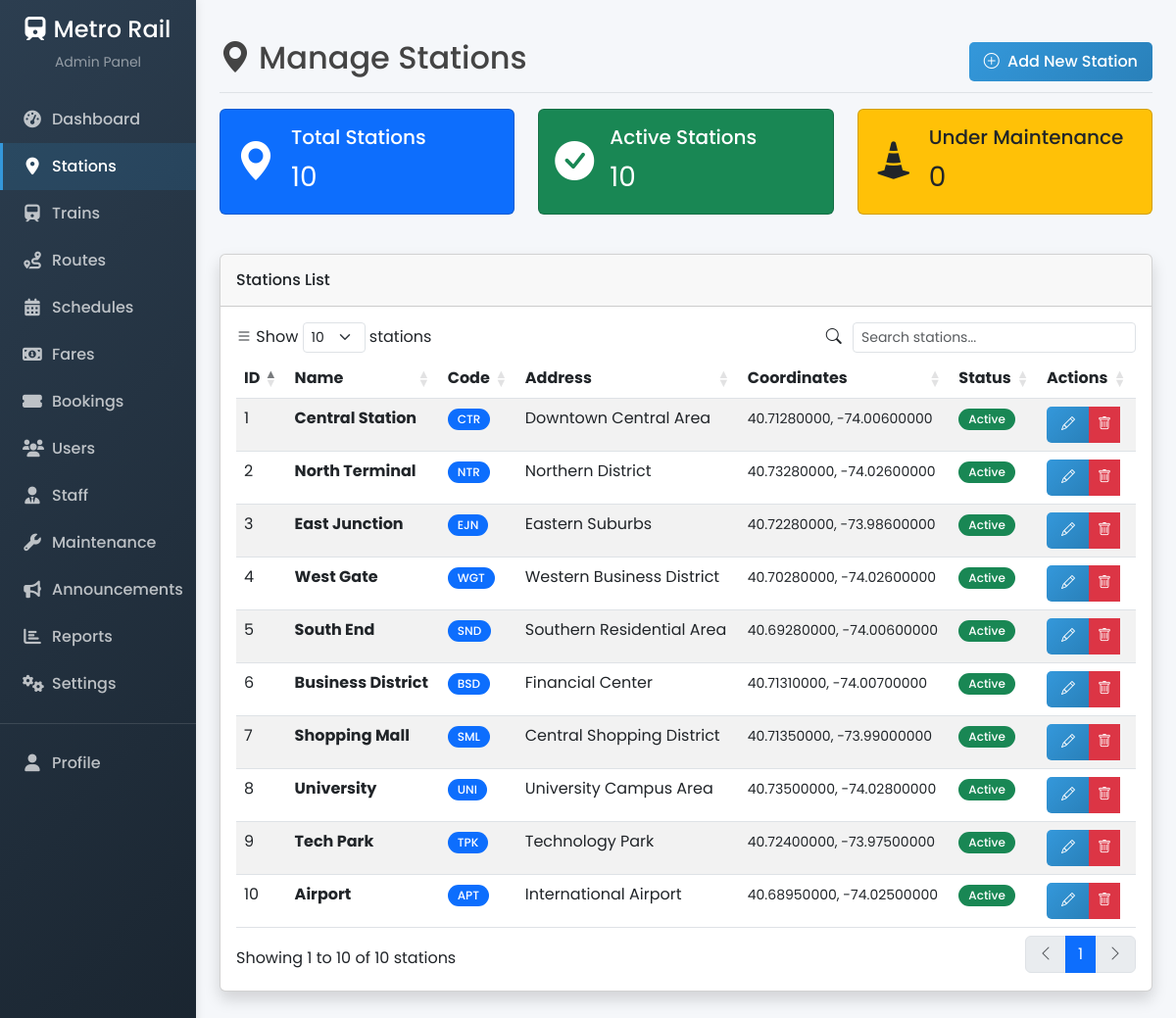
The page /admin/stations.php (signed in) on the database its author committed.
### tables this page shows
CREATE TABLE `stations` (
  `id` int(11) NOT NULL,
  `name` varchar(100) NOT NULL,
  `code` varchar(10) NOT NULL,
  `address` text NOT NULL,
  `latitude` decimal(10,8) NOT NULL,
  `longitude` decimal(11,8) NOT NULL,
  `status` enum('active','inactive','under_maintenance') NOT NULL DEFAULT 'active',
  `created_at` datetime NOT NULL,
  `updated_at` datetime DEFAULT NULL
);

### includes/db.php (called while the page is built, shortened)
<?php
try {
    $conn = new mysqli(DB_HOST, DB_USER, DB_PASS, DB_NAME);
} catch (mysqli_sql_exception $e) {
    if (DEBUG_MODE) {
        die('Database Connection Failed: ' . $e->getMessage());
    } else {
        die('Database Connection Failed. Please try again later.');
    }
}
$conn->set_charset('utf8');
function executeQuery($sql, $params = []) {
    global $conn;
    $stmt = $conn->prepare($sql);
    $stmt->execute();
    $result = $stmt->get_result();
    return $result;
}
function fetchRows($sql, $params = []) {
    $result = executeQuery($sql, $params);
    $rows = [];
    if ($result && $result->num_rows > 0) {
        while ($row = $result->fetch_assoc()) {
            $rows[] = $row;
        }
    }
    return $rows;
}

### admin/stations.php (the view, shortened to what this page needs)
<?php
require_once '../includes/db.php';
$stations = fetchRows("SELECT * FROM stations ORDER BY name ASC");
?>
<!DOCTYPE html>
<html lang="en">
<head>
    <link rel="stylesheet" href="https://cdn.jsdelivr.net/npm/bootstrap@5.3.0/dist/css/bootstrap.min.css">
    <link rel="stylesheet" href="https://cdn.jsdelivr.net/npm/bootstrap-icons@1.11.1/font/bootstrap-icons.css">
    <link rel="stylesheet" href="https://cdnjs.cloudflare.com/ajax/libs/font-awesome/6.0.0-beta3/css/all.min.css">
    <link rel="stylesheet" href="<?= APP_URL ?>/css/admin.css">
    <link href="https://cdn.datatables.net/1.11.5/css/dataTables.bootstrap5.min.css" rel="stylesheet">
</head>
<body>    <div class="container-fluid">
        <div class="row">
            <?php include '../includes/admin_sidebar.php'; ?>
            <div class="col-md-9 ms-sm-auto col-lg-10 px-md-4 py-4 main-content">
                <div class="d-flex justify-content-between flex-wrap flex-md-nowrap align-items-center pt-3 pb-2 mb-3 border-bottom">
                    <h1 class="h2"><i class="bi bi-geo-alt-fill me-2"></i>Manage Stations</h1>
                    <div class="btn-toolbar mb-2 mb-md-0">
                        <button type="button" class="btn btn-primary" data-bs-toggle="modal" data-bs-target="#addStationModal">
                            <i class="bi bi-plus-circle me-1"></i> Add New Station
                        </button>
                    </div>
                </div>
                <div class="row mb-4">
                    <div class="col-md-4 mb-3">
                        <div class="card station-card bg-primary text-white">
                            <div class="card-body">
                                <div class="d-flex align-items-center">
                                    <div class="me-3">
                                        <i class="bi bi-geo-alt-fill fs-1"></i>
                                    </div>
                                    <div>
                                        <h5 class="card-title">Total Stations</h5>
                                        <p class="card-text fs-3"><?= count($stations) ?></p>
                                    </div>
                                </div>
                            </div>
                        </div>
                    </div>
                    <div class="col-md-4 mb-3">
                        <div class="card station-card bg-success text-white">
                            <div class="card-body">
                                <div class="d-flex align-items-center">
                                    <div class="me-3">
                                        <i class="bi bi-check-circle-fill fs-1"></i>
                                    </div>
                                    <div>
                                        <h5 class="card-title">Active Stations</h5>
                                        <p class="card-text fs-3">
                                            <?php
                                                $activeCount = 0;
                                                foreach ($stations as $station) {
                                                    if ($station['status'] === 'active') {
                                                        $activeCount++;
                                                    }
                                                }
                                                echo $activeCount;
                                            ?>
                                        </p>
                                    </div>
                                </div>
                            </div>
                        </div>
                    </div>
                    <div class="col-md-4 mb-3">
                        <div class="card station-card bg-warning text-dark">
                            <div class="card-body">
                                <div class="d-flex align-items-center">
                                    <div class="me-3">
                                        <i class="bi bi-cone-striped fs-1"></i>
                                    </div>
                                    <div>
                                        <h5 class="card-title">Under Maintenance</h5>
                                        <p class="card-text fs-3">
                                            <?php
                                                $maintenanceCount = 0;
                                                echo $maintenanceCount;
                                            ?>
                                        </p>
                                    </div>
                                </div>
                            </div>
                        </div>
                    </div>
                </div>
                <div class="card shadow mb-4">
                    <div class="card-header py-3 d-flex flex-row align-items-center justify-content-between">
                        <h6 class="m-0 font-weight-bold">Stations List</h6>
                    </div>
                    <div class="card-body">
                        <div class="table-responsive">
                            <table class="table table-striped table-hover" id="stationsTable">
                                <thead>
                                    <tr>
                                        <th>ID</th>
                                        <th>Name</th>
                                        <th>Code</th>
                                        <th>Address</th>
                                        <th>Coordinates</th>
                                        <th>Status</th>
                                        <th>Actions</th>
                                    </tr>
                                </thead>
                                <tbody>
                                    <?php foreach ($stations as $station): ?>
                                        <tr>
                                            <td><?php echo $station['id']; ?></td>
                                            <td>
                                                <strong><?php echo $station['name']; ?></strong>
                                            </td>
                                            <td>
                                                <span class="badge bg-primary"><?php echo $station['code']; ?></span>
                                            </td>
                                            <td><?php echo $station['address']; ?></td>
                                            <td>
                                                <small><?php echo $station['latitude']; ?>, <?php echo $station['longitude']; ?></small>
                                            </td>
                                            <td>
                                                <?php
                                                $statusClass = '';
                                                switch ($station['status']) {
                                                    case 'active':
                                                        $statusClass = 'success';
                                                        break;
                                                }
                                                ?>
                                                <span class="badge bg-<?php echo $statusClass; ?>">
                                                    <?php echo str_replace('_', ' ', ucfirst($station['status'])); ?>
                                                </span>
                                            </td>
                                            <td>
                                                <div class="btn-group" role="group">
                                                    <a href="?action=edit&id=<?php echo $station['id']; ?>" class="btn btn-sm btn-primary" title="Edit Station">
                                                        <i class="bi bi-pencil"></i>
                                                    </a>
                                                    <button type="button" class="btn btn-sm btn-danger" title="Delete Station"
                                                            data-bs-toggle="modal" data-bs-target="#deleteStationModal<?php echo $station['id']; ?>">
                                                        <i class="bi bi-trash"></i>
                                                    </button>
                                                </div>
                                            </td>
                                        </tr>
                                    <?php endforeach; ?>
                                </tbody>
                            </table>
                        </div>
                    </div>
                </div>
            </div>
        </div>
    </div>
</body>
</html>

### css/admin.css (style rules this page uses)
:root { --admin-primary: #3498db; --admin-secondary: #2c3e50; --admin-success: #2ecc71; --admin-danger: #e74c3c; --admin-warning: #f39c12; --admin-info: #3498db; --admin-light: #ecf0f1; --admin-dark: #2c3e50; --admin-sidebar-width: 250px; }
body { font-family: 'Poppins', sans-serif; background-color: #f5f7fa; color: #444; }
.main-content { margin-left: var(--admin-sidebar-width); padding: 20px; transition: all 0.3s; }
.btn-primary { background: linear-gradient(135deg, var(--admin-primary) 0%, #2980b9 100%); border: none; padding: 8px 15px; border-radius: 5px; font-weight: 500; }
.badge { padding: 5px 10px; font-weight: 500; border-radius: 30px; }

### admin/stations.php (style rules this page uses)
.station-card { transition: transform 0.3s ease, box-shadow 0.3s ease; }

### rows shown on the page
stations: id "10", name "Airport", code "APT", address "International Airport", latitude "40.68950000", longitude "-74.02500000", status "Active"
stations: id "6", name "Business District", code "BSD", address "Financial Center", latitude "40.71310000", longitude "-74.00700000", status "Active"
stations: id "1", name "Central Station", code "CTR", address "Downtown Central Area", latitude "40.71280000", longitude "-74.00600000", status "Active"
stations: id "3", name "East Junction", code "EJN", address "Eastern Suburbs", latitude "40.72280000", longitude "-73.98600000", status "Active"
stations: id "2", name "North Terminal", code "NTR", address "Northern District", latitude "40.73280000", longitude "-74.02600000", status "Active"
stations: id "7", name "Shopping Mall", code "SML", address "Central Shopping District", latitude "40.71350000", longitude "-73.99000000", status "Active"
stations: id "5", name "South End", code "SND", address "Southern Residential Area", latitude "40.69280000", longitude "-74.00600000", status "Active"
stations: id "9", name "Tech Park", code "TPK", address "Technology Park", latitude "40.72400000", longitude "-73.97500000", status "Active"
stations: id "8", name "University", code "UNI", address "University Campus Area", latitude "40.73500000", longitude "-74.02800000", status "Active"
stations: id "4", name "West Gate", code "WGT", address "Western Business District", latitude "40.70280000", longitude "-74.02600000", status "Active"

### other values the page prints
count($stations) "10"
$activeCount "10"
$maintenanceCount "0"
